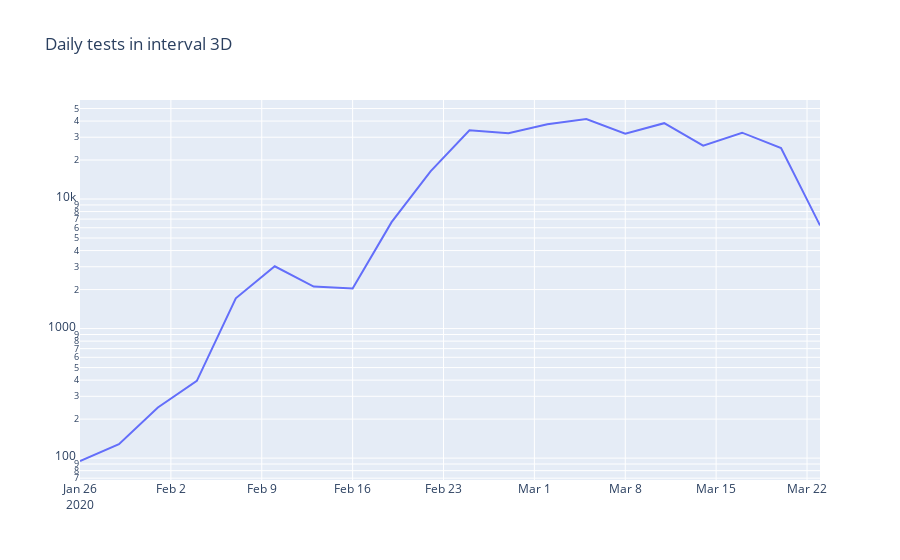

Write notebook code for a chart like this one.
### Code cell
df2 = df1.copy()
df2["delta_n_tests"] = df2["n_tests"] - np.roll(df2["n_tests"], 1)
df2["delta_n_deaths"] = df2["n_deaths"] - np.roll(df2["n_deaths"], 1)
df2.loc["2020-01-20", "delta_n_tests"] = 0
df2.loc["2020-01-20", "delta_n_deaths"] = 0
df2 = df2.query("n_tests > 100").astype(int).reset_index()
df2.head()

fig = go.Figure()
fig.add_trace(
    go.Scatter(
        x=df2.date,
        y=df2.delta_n_tests,
        mode="lines",
    )
)
fig.update_layout(yaxis_type="log", title=f"Daily tests in interval {freq}")
fig.show()

### Figure 1 — Plotly figure (JSON) as saved in the notebook; plotly's stock layout.template omitted (floating-point values rounded to 4 significant figures)
{"data": [{"mode": "lines", "type": "scatter", "x": ["2020-01-26T00:00:00", "2020-01-29T00:00:00", "2020-02-01T00:00:00", "2020-02-04T00:00:00", "2020-02-07T00:00:00", "2020-02-10T00:00:00", "2020-02-13T00:00:00", "2020-02-16T00:00:00", "2020-02-19T00:00:00", "2020-02-22T00:00:00", "2020-02-25T00:00:00", "2020-02-28T00:00:00", "2020-03-02T00:00:00", "2020-03-05T00:00:00", "2020-03-08T00:00:00", "2020-03-11T00:00:00", "2020-03-14T00:00:00", "2020-03-17T00:00:00", "2020-03-20T00:00:00", "2020-03-23T00:00:00"], "y": [95, 128, 246, 395, 1713, 3026, 2110, 2038, 6628, 16356, 33896, 32269, 37786, 41482, 31955, 38503, 25857, 32520, 24756, 6256]}], "layout": {"title": {"text": "Daily tests in interval 3D"}, "yaxis": {"type": "log"}}}
